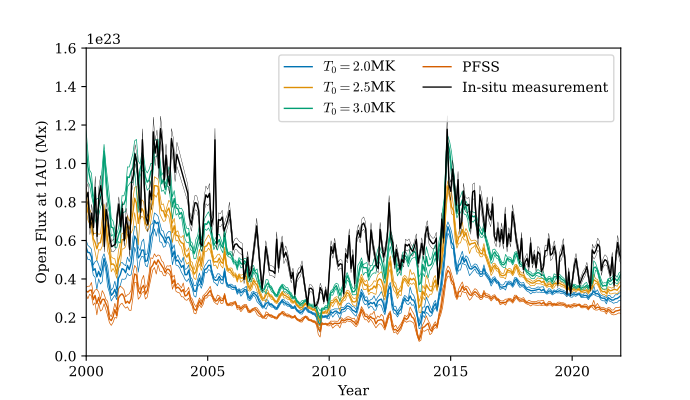

This chart was generated by the following Python code:
"""
    Script to combine Anna Frost Open Flux data with my outflow results.
    Some of this written by Anthony (2023, apparently)
"""
import numpy as np
import sys
import pandas as pd
from scipy.io import netcdf
import sys
if False:#(len(sys.argv) > 1):    # to avoid needing xwindows (allows ssh remote use)
    import matplotlib as mpl
    mpl.use('Agg')
import matplotlib.pyplot as plt
import matplotlib.gridspec as gridspec
from datetime import datetime, timedelta
import time
import pickle
import os
import astropy.units as u
import portalocker
import subprocess
from scipy.interpolate import interp1d
import seaborn as sns

plt.rcParams.update({
    "text.usetex": False,
    "mathtext.fontset": "cm",  # LaTeX-like Computer Modern
    "font.family": "serif",
})

colors = sns.color_palette('colorblind')

class LockedDataset:
    """
    This is to check if the netcdf is being looked at by another process, and won't attempt to add more data if so. Should stop things becoming corrupted.
    Is apparently called a 'context manager'. Curious.
    """
    def __init__(self, path, mode="r", lock_path=None, lock_timeout=None):
        self.path = path
        self.mode = mode
        self.lock_path = lock_path or f"{path}.lock"
        self.lock_timeout = lock_timeout
        self._lock = None
        self._ds = None
        time.sleep(1.0)   #Make it thread safe perhaps maybe

    def __enter__(self):
        # Acquire the lock before opening NetCDF
        self._lock = portalocker.Lock(
            self.lock_path,
            mode="w",
            timeout=self.lock_timeout
        )
        self._lock.acquire()  # Wait until free

        self._ds = Dataset(self.path, self.mode, format = 'NETCDF4')
        return self._ds

    def __exit__(self, exc_type, exc_val, exc_tb):
        time.sleep(1.0)   #Make it thread safe perhaps maybe
        try:
            if self._ds is not None:
                self._ds.close()
        finally:
            if self._lock is not None:
                self._lock.release()
            try:
                os.remove(self.lock_path)
            except FileNotFoundError:
                pass

class LockedLog:
    def __init__(self, path, mode="r+", lock_timeout=None):
        self.path = path
        self.mode = mode
        self.lock_timeout = lock_timeout
        self._log = None

    def __enter__(self):
        # Open the *log file itself* and lock it directly
        self._log = open(self.path, self.mode)
        portalocker.lock(self._log, portalocker.LOCK_EX)  # Blocks until lock acquired
        return self._log

    def __exit__(self, exc_type, exc_val, exc_tb):
        self._log.flush()
        os.fsync(self._log.fileno())  # Ensure data is written to disk
        portalocker.unlock(self._log)   #Then unlock
        self._log.close()
        self._log = None

def toYearFraction(date):

    #Returns the year plus a fraction of the year, as a float. Very good.

    def sinceEpoch(date): # returns seconds since epoch
        return time.mktime(date.timetuple())
    s = sinceEpoch

    year = date.year
    startOfThisYear = datetime(year=year, month=1, day=1)
    startOfNextYear = datetime(year=year+1, month=1, day=1)


    yearElapsed = s(date) - s(startOfThisYear)
    yearDuration = s(startOfNextYear) - s(startOfThisYear)
    fraction = yearElapsed/yearDuration


    return date.year + fraction


# Read smoothed sunspot number:
# -----------------------------
# https://www.sidc.be/SILSO/datafiles
# ssndat = np.loadtxt('SN_ms_tot_V2.0.csv', delimiter=';', dtype=str)
# t_sunspot = np.zeros(len(ssndat))
# sunspot_num = np.zeros(len(ssndat))
# for k, s in enumerate(ssndat):
#     t_sunspot[k] = s[2]
#     sunspot_num[k] = s[3]


# Read open flux from Anna Frost:
# -------------------------------
# https://link.springer.com/article/10.1007/s11207-022-02004-6#Sec18


frost_data = pd.read_csv("./data/frost_data.txt", sep='\\s+', comment = "%", header = None, on_bad_lines = 'skip')

years = frost_data[0].to_numpy()
months = frost_data[1].to_numpy()
days = frost_data[2].to_numpy()


dates = [datetime(int(years[i]), int(months[i]), int(days[i])) for i in range(len(years))]
tflux = np.array([toYearFraction(d) for d in dates])

oflux = frost_data[6]
ofluxmin = frost_data[7]
ofluxmax = frost_data[8]

tflux = tflux[oflux > 0]
ofluxmin = ofluxmin[oflux > 0]
ofluxmax = ofluxmax[oflux > 0]
oflux = oflux[oflux > 0]

#Sort out units
ofluxmin = ofluxmin*1e14*1e8
ofluxmax = ofluxmax*1e14*1e8
oflux = oflux*1e14*1e8

data_source = 1 #Set to 0 to get from diagnostic files, set to 1 to get it directly from the batch

def make_plot():

    #Also let's look at correlations or something for each of them. Do interpolations of frost data, respective to each one. Within a given time bound, at least.
    #Then use the most correlated to determine the optimum smoothing, then hopefully can scale using more/less MF stuff. We'll see.

    time_interps = tflux[tflux > 2000]  #These are the time points to attempt interpolation from, as the Frost data goes back longer. I think this is fine for now.

    #Do frost 'interpolation' here
    frost_xs = tflux
    frost_ys = oflux

    frost_interp = interp1d(frost_xs, frost_ys, kind = 'linear')

    oflux_ref = frost_interp(time_interps)

    #plt.plot(time_interps, oflux_ref, c = 'black')

    #Put in a thing to do some interpolation to get a value which should be bang on
    interp_xs = []; interp_ys = []


    def determine_error_bounds(dates, ofluxes, time_cadence = 27, error_bound = 0.9):
        #Function to take the messy daily data and transform into a nice smooth function with error bounds taking account of the wiggles.
        #Time cadence is the regularity and range of the data points being tested, and error bound is the percentile range with which the min and max values will be calculated
        tmin = np.min(dates); tmax = np.max(dates)
        regular_dates = np.linspace(tmin, tmax, int((tmax-tmin)/(time_cadence/365.25)) + 1)
        oflux_means = []; oflux_mins = []; oflux_maxs = []; regular_dates_thin = []
        for date_test in regular_dates:
            local_min = date_test - 0.5*time_cadence/365.25
            local_max = date_test + 0.5*time_cadence/365.25
            date_mask = (dates >= local_min) & (dates <= local_max)
            local_ofluxes = ofluxes[date_mask]
            if len(local_ofluxes) > 0:
                oflux_means.append(np.mean(local_ofluxes))
                oflux_mins.append(np.percentile(local_ofluxes, 100*(1.0 - error_bound)))
                oflux_maxs.append(np.percentile(local_ofluxes, 100*(error_bound)))
                regular_dates_thin.append(date_test)

        return regular_dates_thin, oflux_means, oflux_mins, oflux_maxs

    fig = plt.figure(figsize = (6.9,4.0))

    time_cadence = 1
    mf_constants = [0.0,1e-17,5e-17,1e-16,5e-16]
    corona_temps = [1e6,1.5e6,2e6,2.5e6,3e6]

    batch_ids = [22,32,42,0]

    #Do frost 'interpolation' here
    frost_xs = tflux
    frost_ys = oflux

    frost_interp = interp1d(frost_xs, frost_ys, kind = 'linear', fill_value = 'extrapolate')


    overallcount = 0; potentialcount = 0
    for plot_num, batch_id in enumerate(batch_ids):
        mf_constant = mf_constants[batch_id%10]
        corona_temp = corona_temps[batch_id//10]
        print(batch_id, mf_constant, corona_temp)
    #Read in the data
        with LockedLog("./data/batch_logs_5/0_%d.txt" % batch_id, mode = "r+") as f:
            #This does now appear to be thread-safe, so we can be a bit smarter now and it'll run even faster and not get particularly baffled.
            #Look at the runs which satisfy the requirements and pick a random one from them.
            ofluxes = []; dates = []
            start = datetime.fromisoformat("1999-01-01T00:00:00")
            for run, info in enumerate(f, start=0):
                date = (start + timedelta(days=time_cadence*run))
                try:
                    parts = info.strip().split('\t')
                    openflux = float(parts[3].strip('{}'))
                except:
                    print("This is corrupted, try again in a second or two rather than the longer time?")
                    raise Exception('Log file is corrupted. Bugger.')

                if toYearFraction(date) < 1999.25 or toYearFraction(date) > 2022:
                    continue
                #Reasons to run: Either no start time, or no end time but start time is old
                if openflux > 5e21:
                    ofluxes.append(openflux)
                    dates.append(toYearFraction(date))
                    overallcount += 1
                potentialcount += 1
            ofluxes = np.array(ofluxes); dates = np.array(dates)
            dates_mean, oflux_mean, oflux_min, oflux_max = determine_error_bounds(dates, ofluxes, 27)

        if mf_constant == 0:
            label = 'PFSS'
        else:
            label = f"$T_0 = {corona_temp/1e6}$MK"

        oflux_ref = frost_interp(dates)

        r = np.corrcoef(oflux_ref, ofluxes)[0,1]

        print('Correlation for', label, 'r = ', r)
        print('Fraction', 1.0/np.mean(oflux_ref/ofluxes))
        #plt.plot(dates, ofluxes, color = colors[plot_num], linewidth = 0.1, linestyle = 'dashed')
        plt.plot(dates_mean, oflux_mean, color = colors[plot_num], label = label, linewidth = 1.0)
        plt.plot(dates_mean, oflux_min, color = colors[plot_num], linewidth = 0.5)
        plt.plot(dates_mean, oflux_max, color = colors[plot_num], linewidth = 0.5)

    #Plot open flux measurements
    plt.plot(tflux, oflux, c = 'black', linewidth = 1.0, label = 'In-situ measurement')
    plt.plot(tflux, ofluxmin, c = 'black', linewidth = 0.25)
    plt.plot(tflux, ofluxmax, c = 'black', linewidth = 0.25)
    plt.xticks(ticks = [2000,2005,2010,2015,2020])
    if potentialcount > 0:
        print('Overall percentage complete: %.1f' % (100*(overallcount/potentialcount)))


        #Plot outflow field predictions

        plt.legend(ncol = 2)
        plt.xlabel('Year')
        plt.ylabel('Open Flux at 1AU (Mx)')
        plt.xlim(2000,2022)
        plt.ylim(ymin = 0.0, ymax = 0.16e24)
        plt.savefig('./5_plot_time.pdf')
        plt.show()
        plt.close()


make_plot()
